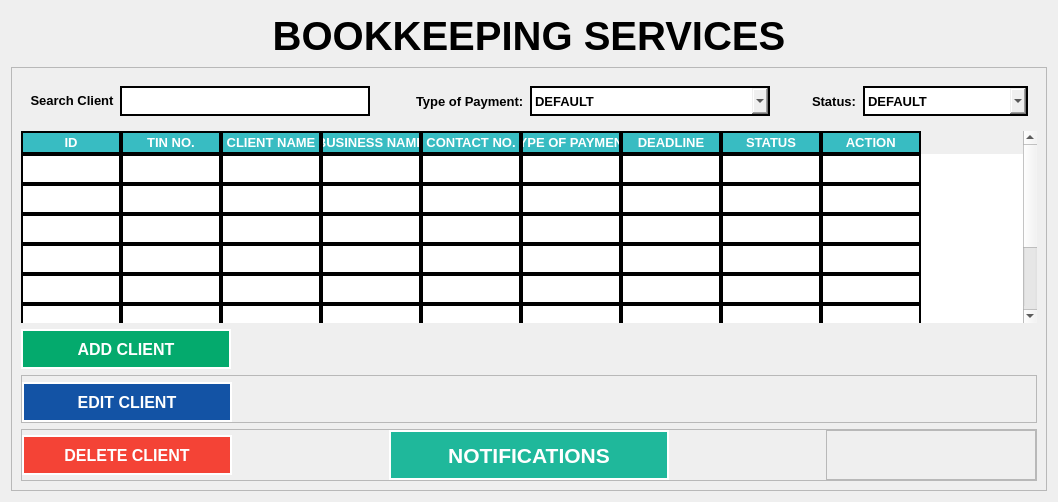
     <widget class="QWidget" name="page_3">
      <layout class="QVBoxLayout" name="verticalLayout_8">
       <item>
        <widget class="QLabel" name="label_20">
         <property name="minimumSize">
          <size>
           <width>0</width>
           <height>50</height>
          </size>
         </property>
         <property name="maximumSize">
          <size>
           <width>16777215</width>
           <height>50</height>
          </size>
         </property>
         <property name="styleSheet">
          <string notr="true">border-color: #E4E4E4;
font-family: Segoe UI;
font-weight: bold;
color: black;
font-size: 30pt;
</string>
         </property>
         <property name="text">
          <string>BOOKKEEPING SERVICES</string>
         </property>
         <property name="alignment">
          <set>Qt::AlignCenter</set>
         </property>
        </widget>
       </item>
       <item>
        <widget class="QFrame" name="frame_18">
         <property name="maximumSize">
          <size>
           <width>16777215</width>
           <height>16777215</height>
          </size>
         </property>
         <property name="frameShape">
          <enum>QFrame::StyledPanel</enum>
         </property>
         <property name="frameShadow">
          <enum>QFrame::Raised</enum>
         </property>
         <layout class="QVBoxLayout" name="verticalLayout_7">
          <item>
           <widget class="QFrame" name="frame_24">
            <property name="styleSheet">
             <string notr="true">border-style: none;</string>
            </property>
            <property name="frameShape">
             <enum>QFrame::StyledPanel</enum>
            </property>
            <property name="frameShadow">
             <enum>QFrame::Raised</enum>
            </property>
            <layout class="QHBoxLayout" name="horizontalLayout_17">
             <item>
              <widget class="QPushButton" name="pushButton_19">
               <property name="enabled">
                <bool>false</bool>
               </property>
               <property name="maximumSize">
                <size>
                 <width>160</width>
                 <height>16777215</height>
                </size>
               </property>
               <property name="styleSheet">
                <string notr="true">border-color: white;
border-style: none;
font-family: Segoe UI;
font-weight: bold;
color: black;
font-size: 9.5pt;
</string>
               </property>
               <property name="text">
                <string>Search Client</string>
               </property>
               <property name="icon">
                <iconset>
                 <normaloff>images/ICON_SEARCH.png</normaloff>images/ICON_SEARCH.png</iconset>
               </property>
               <property name="iconSize">
                <size>
                 <width>30</width>
                 <height>30</height>
                </size>
               </property>
              </widget>
             </item>
             <item>
              <widget class="QLineEdit" name="search_client_lineEdit">
               <property name="minimumSize">
                <size>
                 <width>250</width>
                 <height>30</height>
                </size>
               </property>
               <property name="maximumSize">
                <size>
                 <width>250</width>
                 <height>30</height>
                </size>
               </property>
               <property name="focusPolicy">
                <enum>Qt::StrongFocus</enum>
               </property>
               <property name="styleSheet">
                <string notr="true">QLineEdit{
border-style: solid;
border-width: 2px;
border-color: black;
font-family: Segoe UI;
font-weight: bold;
color: black;
font-size: 9.5pt;

}

QLineEdit::hover{
background-color: #efefef;
}</string>
               </property>
              </widget>
             </item>
             <item>
              <spacer name="horizontalSpacer_9">
               <property name="orientation">
                <enum>Qt::Horizontal</enum>
               </property>
               <property name="sizeHint" stdset="0">
                <size>
                 <width>40</width>
                 <height>20</height>
                </size>
               </property>
              </spacer>
             </item>
             <item>
              <widget class="QLabel" name="label_21">
               <property name="styleSheet">
                <string notr="true">border-color: white;
border-style: none;
font-family: Segoe UI;
font-weight: bold;
color: black;
font-size: 9.5pt;
</string>
               </property>
               <property name="text">
                <string>Type of Payment:</string>
               </property>
              </widget>
             </item>
             <item>
              <widget class="QComboBox" name="paymentTypeBox">
               <property name="minimumSize">
                <size>
                 <width>240</width>
                 <height>30</height>
                </size>
               </property>
               <property name="maximumSize">
                <size>
                 <width>240</width>
                 <height>30</height>
                </size>
               </property>
               <property name="cursor">
                <cursorShape>PointingHandCursor</cursorShape>
               </property>
               <property name="styleSheet">
                <string notr="true">QComboBox{
border-style: solid;
border-width: 2px;
border-color: black;
font-family: Segoe UI;
font-weight: bold;
color: black;
font-size: 9.5pt;

}

QComboBox::hover{
background-color: #efefef;
}</string>
               </property>
               <item>
                <property name="text">
                 <string>DEFAULT</string>
                </property>
               </item>
               <item>
                <property name="text">
                 <string>BIR 0605</string>
                </property>
               </item>
               <item>
                <property name="text">
                 <string>BIR 0619 E</string>
                </property>
               </item>
               <item>
                <property name="text">
                 <string>BIR 1601 EQ</string>
                </property>
               </item>
               <item>
                <property name="text">
                 <string>BIR 1701 AIT</string>
                </property>
               </item>
               <item>
                <property name="text">
                 <string>BIR 1701 Q</string>
                </property>
               </item>
               <item>
                <property name="text">
                 <string>BIR 1702 Q</string>
                </property>
               </item>
               <item>
                <property name="text">
                 <string>BIR 2550 M</string>
                </property>
               </item>
               <item>
                <property name="text">
                 <string>BIR 2550 Q</string>
                </property>
               </item>
               <item>
                <property name="text">
                 <string>BIR 2551 Q</string>
                </property>
               </item>
               <item>
                <property name="text">
                 <string>BOOKS OF ACCOUNTS</string>
                </property>
               </item>
               <item>
                <property name="text">
                 <string>BARANGAY CLEARANCE</string>
                </property>
               </item>
               <item>
                <property name="text">
                 <string>BUSINESS PERMIT</string>
                </property>
               </item>
               <item>
                <property name="text">
                 <string>BUSINESS TAX</string>
                </property>
               </item>
               <item>
                <property name="text">
                 <string>CCENRO/ENVIRONMENTAL</string>
                </property>
               </item>
               <item>
                <property name="text">
                 <string>FIRE CERTIFICATE</string>
                </property>
               </item>
               <item>
                <property name="text">
                 <string>SANITARY PERMIT</string>
                </property>
               </item>
               <item>
                <property name="text">
                 <string>DTI</string>
                </property>
               </item>
               <item>
                <property name="text">
                 <string/>
                </property>
               </item>
              </widget>
             </item>
             <item>
              <widget class="QFrame" name="frame_19">
               <property name="minimumSize">
                <size>
                 <width>30</width>
                 <height>30</height>
                </size>
               </property>
               <property name="maximumSize">
                <size>
                 <width>30</width>
                 <height>30</height>
                </size>
               </property>
               <property name="frameShape">
                <enum>QFrame::StyledPanel</enum>
               </property>
               <property name="frameShadow">
                <enum>QFrame::Raised</enum>
               </property>
              </widget>
             </item>
             <item>
              <widget class="QLabel" name="label_22">
               <property name="styleSheet">
                <string notr="true">border-color: white;
border-style: none;
font-family: Segoe UI;
font-weight: bold;
color: black;
font-size: 9.5pt;
</string>
               </property>
               <property name="text">
                <string>Status:</string>
               </property>
              </widget>
             </item>
             <item>
              <widget class="QComboBox" name="paymentStatusBox">
               <property name="minimumSize">
                <size>
                 <width>165</width>
                 <height>30</height>
                </size>
               </property>
               <property name="maximumSize">
                <size>
                 <width>165</width>
                 <height>30</height>
                </size>
               </property>
               <property name="cursor">
                <cursorShape>PointingHandCursor</cursorShape>
               </property>
               <property name="styleSheet">
                <string notr="true">QComboBox{
border-style: solid;
border-width: 2px;
border-color: black;
font-family: Segoe UI;
font-weight: bold;
color: black;
font-size: 9.5pt;

}

QComboBox::hover{
background-color: #efefef;
}</string>
               </property>
               <item>
                <property name="text">
                 <string>DEFAULT</string>
                </property>
               </item>
               <item>
                <property name="text">
                 <string>TO BE RECEIVED</string>
                </property>
               </item>
               <item>
                <property name="text">
                 <string>PENDING</string>
                </property>
               </item>
               <item>
                <property name="text">
                 <string>DEADLINE TO PAY</string>
                </property>
               </item>
               <item>
                <property name="text">
                 <string>COMPLETED</string>
                </property>
               </item>
               <item>
                <property name="text">
                 <string>OVERDUE</string>
                </property>
               </item>
              </widget>
             </item>
            </layout>
           </widget>
          </item>
          <item>
           <widget class="QTableWidget" name="bookkeeping_services_table">
            <property name="focusPolicy">
             <enum>Qt::NoFocus</enum>
            </property>
            <property name="styleSheet">
             <string notr="true">QTableWidget{
background-color: white;
gridline-color: black;
font-family: Segoe UI;
font-weight: bold;
color: black;
font-size: 10pt;

	
}
QTableView::item {
border: 2px solid black;
}
QHeaderView::section{
background-color: #38BCC2;
border: 2px solid black;
font: bold 10pt Arial, serif;
color: rgb(255, 255, 255);
}
</string>
            </property>
            <property name="frameShape">
             <enum>QFrame::NoFrame</enum>
            </property>
            <property name="frameShadow">
             <enum>QFrame::Sunken</enum>
            </property>
            <property name="horizontalScrollBarPolicy">
             <enum>Qt::ScrollBarAlwaysOff</enum>
            </property>
            <property name="editTriggers">
             <set>QAbstractItemView::NoEditTriggers</set>
            </property>
            <property name="showGrid">
             <bool>false</bool>
            </property>
            <property name="gridStyle">
             <enum>Qt::NoPen</enum>
            </property>
            <property name="wordWrap">
             <bool>false</bool>
            </property>
            <property name="cornerButtonEnabled">
             <bool>false</bool>
            </property>
            <attribute name="verticalHeaderVisible">
             <bool>false</bool>
            </attribute>
            <attribute name="verticalHeaderHighlightSections">
             <bool>true</bool>
            </attribute>
            <row>
             <property name="text">
              <string>New Row</string>
             </property>
            </row>
            <row>
             <property name="text">
              <string>New Row</string>
             </property>
            </row>
            <row>
             <property name="text">
              <string>New Row</string>
             </property>
            </row>
            <row>
             <property name="text">
              <string>New Row</string>
             </property>
            </row>
            <row>
             <property name="text">
              <string>New Row</string>
             </property>
            </row>
            <row>
             <property name="text">
              <string>New Row</string>
             </property>
            </row>
            <row>
             <property name="text">
              <string>New Row</string>
             </property>
            </row>
            <row>
             <property name="text">
              <string>New Row</string>
             </property>
            </row>
            <column>
             <property name="text">
              <string> ID </string>
             </property>
            </column>
            <column>
             <property name="text">
              <string> TIN NO. </string>
             </property>
            </column>
            <column>
             <property name="text">
              <string>CLIENT NAME</string>
             </property>
            </column>
            <column>
             <property name="text">
              <string>BUSINESS NAME</string>
             </property>
            </column>
            <column>
             <property name="text">
              <string> CONTACT NO. </string>
             </property>
            </column>
            <column>
             <property name="text">
              <string>TYPE OF PAYMENT</string>
             </property>
            </column>
            <column>
             <property name="text">
              <string> DEADLINE </string>
             </property>
            </column>
            <column>
             <property name="text">
              <string> STATUS </string>
             </property>
            </column>
            <column>
             <property name="text">
              <string> ACTION </string>
             </property>
            </column>
           </widget>
          </item>
          <item>
           <widget class="QFrame" name="frame_20">
            <property name="styleSheet">
             <string notr="true">border-style: none;</string>
            </property>
            <property name="frameShape">
             <enum>QFrame::StyledPanel</enum>
            </property>
            <property name="frameShadow">
             <enum>QFrame::Raised</enum>
            </property>
            <layout class="QHBoxLayout" name="horizontalLayout_7">
             <property name="spacing">
              <number>0</number>
             </property>
             <property name="leftMargin">
              <number>0</number>
             </property>
             <property name="topMargin">
              <number>0</number>
             </property>
             <property name="rightMargin">
              <number>0</number>
             </property>
             <property name="bottomMargin">
              <number>0</number>
             </property>
             <item>
              <widget class="QPushButton" name="add_client_btn">
               <property name="minimumSize">
                <size>
                 <width>210</width>
                 <height>40</height>
                </size>
               </property>
               <property name="maximumSize">
                <size>
                 <width>210</width>
                 <height>40</height>
                </size>
               </property>
               <property name="cursor">
                <cursorShape>PointingHandCursor</cursorShape>
               </property>
               <property name="focusPolicy">
                <enum>Qt::NoFocus</enum>
               </property>
               <property name="styleSheet">
                <string notr="true">QPushButton{

border-radius:  0px;
border-style: solid;
background-color: #04AA6D;
color: white;
font-family: Segoe UI;
font-weight: bold;
font-size: 12pt;
border-width: 2px;

}

QPushButton:hover{
	background-color: #026641;
	color: white;
}</string>
               </property>
               <property name="text">
                <string>ADD CLIENT</string>
               </property>
              </widget>
             </item>
             <item>
              <spacer name="horizontalSpacer_4">
               <property name="orientation">
                <enum>Qt::Horizontal</enum>
               </property>
               <property name="sizeHint" stdset="0">
                <size>
                 <width>40</width>
                 <height>20</height>
                </size>
               </property>
              </spacer>
             </item>
            </layout>
           </widget>
          </item>
          <item>
           <widget class="QFrame" name="frame_2">
            <property name="frameShape">
             <enum>QFrame::StyledPanel</enum>
            </property>
            <property name="frameShadow">
             <enum>QFrame::Raised</enum>
            </property>
            <layout class="QHBoxLayout" name="horizontalLayout_10">
             <property name="spacing">
              <number>0</number>
             </property>
             <property name="leftMargin">
              <number>0</number>
             </property>
             <property name="topMargin">
              <number>6</number>
             </property>
             <property name="rightMargin">
              <number>0</number>
             </property>
             <property name="bottomMargin">
              <number>0</number>
             </property>
             <item>
              <widget class="QPushButton" name="edit_client_btn">
               <property name="minimumSize">
                <size>
                 <width>210</width>
                 <height>40</height>
                </size>
               </property>
               <property name="maximumSize">
                <size>
                 <width>210</width>
                 <height>40</height>
                </size>
               </property>
               <property name="cursor">
                <cursorShape>PointingHandCursor</cursorShape>
               </property>
               <property name="focusPolicy">
                <enum>Qt::NoFocus</enum>
               </property>
               <property name="styleSheet">
                <string notr="true">QPushButton{

border-radius:  0px;
border-style: solid;
background-color: #1353A5;
color: white;
font-family: Segoe UI;
font-weight: bold;
font-size: 12pt;
border-width: 2px;

}

QPushButton:hover{
	background-color: #0B3163;
	color: white;
}</string>
               </property>
               <property name="text">
                <string>EDIT CLIENT</string>
               </property>
              </widget>
             </item>
             <item>
              <spacer name="horizontalSpacer_7">
               <property name="orientation">
                <enum>Qt::Horizontal</enum>
               </property>
               <property name="sizeHint" stdset="0">
                <size>
                 <width>40</width>
                 <height>20</height>
                </size>
               </property>
              </spacer>
             </item>
            </layout>
           </widget>
          </item>
          <item>
           <widget class="QFrame" name="frame_25">
            <property name="frameShape">
             <enum>QFrame::StyledPanel</enum>
            </property>
            <property name="frameShadow">
             <enum>QFrame::Raised</enum>
            </property>
            <layout class="QHBoxLayout" name="horizontalLayout_9">
             <property name="spacing">
              <number>0</number>
             </property>
             <property name="leftMargin">
              <number>0</number>
             </property>
             <property name="topMargin">
              <number>0</number>
             </property>
             <property name="rightMargin">
              <number>0</number>
             </property>
             <property name="bottomMargin">
              <number>0</number>
             </property>
             <item>
              <widget class="QPushButton" name="delete_client_btn">
               <property name="minimumSize">
                <size>
                 <width>210</width>
                 <height>40</height>
                </size>
               </property>
               <property name="maximumSize">
                <size>
                 <width>210</width>
                 <height>40</height>
                </size>
               </property>
               <property name="cursor">
                <cursorShape>PointingHandCursor</cursorShape>
               </property>
               <property name="focusPolicy">
                <enum>Qt::NoFocus</enum>
               </property>
               <property name="styleSheet">
                <string notr="true">QPushButton{

border-radius:  0px;
border-style: solid;
background-color: #f44336;
color: white;
font-family: Segoe UI;
font-weight: bold;
font-size: 12pt;
border-width: 2px;

}

QPushButton:hover{
	background-color: #aa2e25;
	color: white;
}</string>
               </property>
               <property name="text">
                <string>DELETE CLIENT</string>
               </property>
              </widget>
             </item>
             <item>
              <spacer name="horizontalSpacer_11">
               <property name="orientation">
                <enum>Qt::Horizontal</enum>
               </property>
               <property name="sizeHint" stdset="0">
                <size>
                 <width>40</width>
                 <height>20</height>
                </size>
               </property>
              </spacer>
             </item>
             <item>
              <widget class="QPushButton" name="main_notif_btn">
               <property name="minimumSize">
                <size>
                 <width>280</width>
                 <height>50</height>
                </size>
               </property>
               <property name="maximumSize">
                <size>
                 <width>280</width>
                 <height>50</height>
                </size>
               </property>
               <property name="cursor">
                <cursorShape>PointingHandCursor</cursorShape>
               </property>
               <property name="focusPolicy">
                <enum>Qt::NoFocus</enum>
               </property>
               <property name="styleSheet">
                <string notr="true">QPushButton{

border-radius:  0px;
border-style: solid;
background-color: #1FB89B;
color: white;
font-family: Segoe UI;
font-weight: bold;
font-size: 16pt;
border-width: 2px;

}

QPushButton:hover{
	background-color: #62CDB9;
	color: white;
}</string>
               </property>
               <property name="text">
                <string>NOTIFICATIONS</string>
               </property>
               <property name="icon">
                <iconset>
                 <normaloff>images/ICON_NOTIF_WHITE.png</normaloff>images/ICON_NOTIF_WHITE.png</iconset>
               </property>
               <property name="iconSize">
                <size>
                 <width>35</width>
                 <height>35</height>
                </size>
               </property>
              </widget>
             </item>
             <item>
              <spacer name="horizontalSpacer_10">
               <property name="orientation">
                <enum>Qt::Horizontal</enum>
               </property>
               <property name="sizeHint" stdset="0">
                <size>
                 <width>40</width>
                 <height>20</height>
                </size>
               </property>
              </spacer>
             </item>
             <item>
              <widget class="QFrame" name="frame_27">
               <property name="minimumSize">
                <size>
                 <width>210</width>
                 <height>0</height>
                </size>
               </property>
               <property name="maximumSize">
                <size>
                 <width>210</width>
                 <height>16777215</height>
                </size>
               </property>
               <property name="frameShape">
                <enum>QFrame::StyledPanel</enum>
               </property>
               <property name="frameShadow">
                <enum>QFrame::Raised</enum>
               </property>
              </widget>
             </item>
            </layout>
           </widget>
          </item>
         </layout>
        </widget>
       </item>
      </layout>
     </widget>
